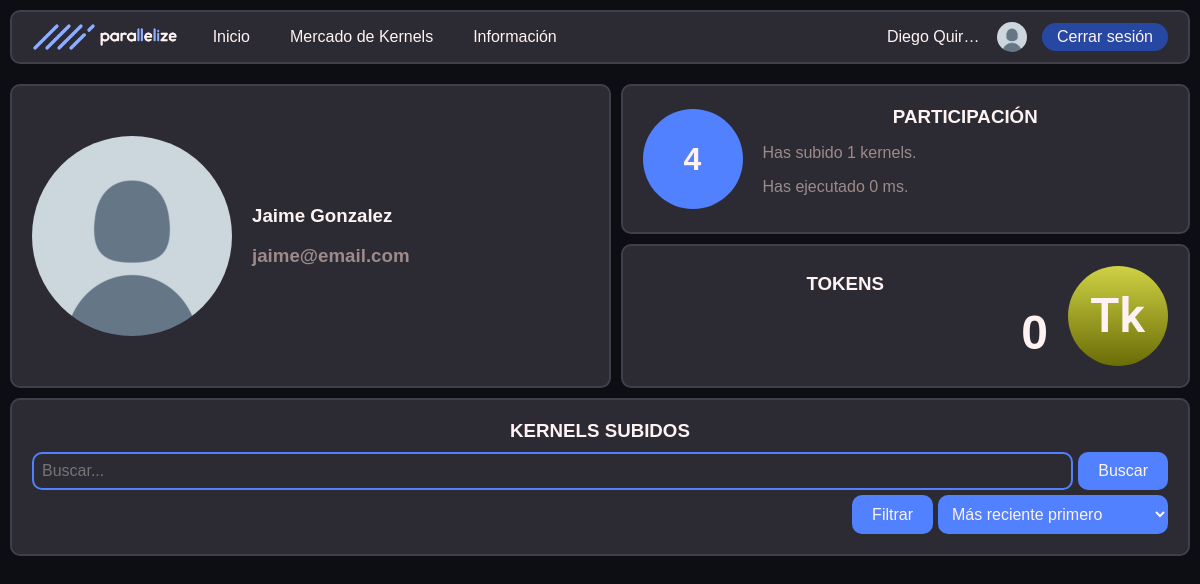
The app's page /profile_view.php?id=jaime@email.com (signed in) with its own data.
### tables this page shows
CREATE TABLE `users` (
  `user_email` varchar(60) NOT NULL,
  `user_password` varchar(60) NOT NULL,
  `millis_crunched` int(11) NOT NULL DEFAULT 0,
  `ranking` int(11) NOT NULL DEFAULT -1,
  `tokens` double NOT NULL DEFAULT 0,
  `last_active` date NOT NULL DEFAULT current_timestamp(),
  `blocked` tinyint(1) NOT NULL DEFAULT 0,
  `user_name` varchar(20) NOT NULL,
  `is_admin` tinyint(1) NOT NULL DEFAULT 0
);

### includes/src/dao/Usuario.php (called while the page is built, shortened)
<?php
class Usuario
{
    private $user_name;
    private $user_email;
    private $millis_crunched;
    private $tokens;
    public static function buscaUsuario($user_email)
    {
        $conn = Aplicacion::getInstance()->getConexionBd();
        $query = sprintf("SELECT * FROM users U WHERE U.user_email = '%s'", $conn->real_escape_string($user_email));
        $rs = $conn->query($query);
        if ($rs->num_rows == 0) {
            return false;
        } else {
            $fila = $rs->fetch_assoc();
            return new Usuario(
                $fila['user_name'], $fila['user_email'], $fila['user_password'],
                $fila['millis_crunched'], $fila['tokens'], $fila['last_active'], $fila['blocked'],
                $fila['is_admin']
            );
        }
    }
    public function __construct($user_name, $user_email, $user_password, $millis_crunched, $tokens, $last_active, $blocked, $is_admin)
    {
        $this->user_name = $user_name;
        $this->user_email = $user_email;
        $this->millis_crunched = $millis_crunched;
        $this->tokens = $tokens;
    }
    public function getName()
    {
        return $this->user_name;
    }
    public function getEmail()
    {
        return $this->user_email;
    }
    public function gettokens()
    {
        return $this->tokens;
    }
    public function getMsCrunched()
    {
        return $this->millis_crunched;
    }
    public function getKernelCount()
    {
        return sizeof(\parallelize_namespace\Kernel::buscaKernelDeUsuario($this));
    }
    public function getPicUrl()
    {
        return RUTA_IMGS . "/default_profile_pic.png";
    }
    public function getRanking()
    {
        $conn = Aplicacion::getInstance()->getConexionBd();
        $query = sprintf("SELECT * FROM user_ranking WHERE user_email = '%s'", $this->getEmail());
        $rs = $conn->query($query);
        $rank = $rs->fetch_all(MYSQLI_ASSOC);
        return $rank[0]["ranking"];
    }
}

### includes/src/dao/Kernel.php (called while the page is built, shortened)
<?php
class Kernel
{
    public static function buscaKernelDeUsuario(Usuario $user)
    {
        $conn = Aplicacion::getInstance()->getConexionBd();
        $query = sprintf("SELECT * FROM kernels K WHERE K.user_email = '%s'", $conn->real_escape_string($user->getEmail()));
        $rs = $conn->query($query);
        $raw_kernels = $rs->fetch_all(MYSQLI_ASSOC);
        $ret = [];
        foreach ($raw_kernels as $rk) {
            $ret[] = new Kernel(
                $rk['name'],
                $rk['user_email'],
                $rk['id'],
                $rk['js_code'],
                $rk['description'],
                $rk['total_reward'],
                $rk['reward_per_line'],
                $rk["iteration_count"],
                $rk['upload_time']
            );
        }
        return $ret;
    }
}

### profile_view.php (the view, shortened to what this page needs)
<?php
if (!isset($_GET['id']) ||
    ($user = Usuario::buscaUsuario($_GET['id'])) === false) {
    $profile_msg = ERROR_MSG;
}
else{
    $profile_msg = $_GET['id'];
}
?>
<!DOCTYPE html>
<html lang="es">
<head>
    <link rel="stylesheet" href="<?= RUTA_CSS ?>/global.css">
    <link rel="stylesheet" href="./<?= RUTA_CSS ?>/nav_bar.css">
    <link rel="stylesheet" href="./<?= RUTA_CSS ?>/user_nav_bar.css">
    <link rel="stylesheet" href="./<?= RUTA_CSS ?>/profile_view.css">
</head>
<body>
    <?php require_once("./includes/src/vistas/nav_bar.php") ?>
    <div class="main-container">
    <?php if(strcmp($profile_msg, ERROR_MSG) == 0): ?>
        <h1><?= $profile_msg ?></h1>
    <?php else: ?>
        <div class="sections-container">
            <div class="section section-h">
                <img class="circle-border" src="img/default_profile_pic.png" alt="Profile Photo" width="200" height="200">
                <div class="lateral-info">
                    <h3><?= $user->getName() ?></h3>
                    <h3 class="t-muted"><?= $user->getEmail() ?></h3>
                </div>
            </div>
            <div class="sections-container">
                <div class="section section-h">
                    <div class="ranking circle-border c-h-blue">
                        <?= $user->getRanking() ?>
                    </div>
                    <div class="lateral-info">
                        <h3 class="title">PARTICIPACIÓN</h3>
                        <p class="t-muted">Has subido
                            <?= $user->getKernelCount() ?> kernels.
                        </p>
                        <p class="t-muted">Has ejecutado
                            <?= $user->getMsCrunched() ?> ms.
                        </p>
                    </div>
                </div>
                <div class="section section-h">
                    <div class="lateral-info">
                        <h3 class="title">TOKENS</h3>
                        <div class="flex-between">
                            <h3 class="t-big no-margin">
                                <?= \parallelize_namespace\Usuario::buscaUsuario($_SESSION["user_email"])->gettokens() ?>
                            </h3>
                        </div>
                    </div>
                    <img src="<?= RUTA_SVG ?>/Token_i.svg" alt="" width="100" height="100">
                </div>
            </div>
            <div class="section">
                <h3 class="title">KERNELS SUBIDOS</h3>
                <form class="search-form" action="profile_view.php">
                    <div class="main-panel">
                        <input class="input-field" type="text" name="search" placeholder="Buscar...">
                        <button class="button c-h-blue" type="submit">Buscar</button>
                    </div>
                    <div class="option-panel">
                        <button class="button c-h-blue" >Filtrar</button>
                        <select class="select" name="orderby" id="orderby">
                            <optgroup label="Fecha">
                                <option value="more recent first">Más reciente primero</option>
                            </optgroup>
                        </select>
                    </div>
                </form>
            </div>
        </div>
    <?php endif; ?>
    </div>
</body>
</html>

### includes/src/vistas/nav_bar.php (shortened to what this page needs)
<div id="nav-bar-container">
    <div id="nav-bar">
        <div class="nav-bar-sec">
            <a href="index.php"><img src="<?= RUTA_IMGS ?>/logo-h-dMode.png" alt="" height="30"></a>
            <ul class="links-sec">
                <li><a href="index.php">Inicio</a></li>
                <li><a href="kernel_marketplace.php">Mercado de Kernels</a>
                </li>
                <li><a href="FAQ.php">Información</a>
                </li>
            </ul>
        </div>
        <?php if (isset($_SESSION["user_email"])): ?>
            <div class="nav-bar-sec">
                <p class="username no-margin">
                    <a href="user_dashboard.php">
                        <?= \parallelize_namespace\Usuario::buscaUsuario($_SESSION["user_email"])->getName(); ?>
                    </a>
                </p>
                <a href="user_dashboard.php">
                    <img class="circle-border" src="<?= \parallelize_namespace\Usuario::buscaUsuario($_SESSION["user_email"])->getPicUrl(); ?>" alt=""
                        width="30" height="30"/>
                </a>
                <button class="small-button c-h-b-blue" onclick="location.href='logout.php'">Cerrar
                    sesión</button>
            </div>
        <?php endif; ?>
    </div>
</div>

### css/global.css (style rules this page uses)
:root { --main: #8EADFF; --h-blue: #5181FF; --h-b-blue: #2648A2; --gris: #2C2B33; --h-gris: #403f4a; --bg: #0C0E14; --white: #FFF2F2; --m-white: #c1bbbb; --m-text: #9D8A8A; --l-gris: #4E4D5A; --red: #CE4B4B; --green: #51B940; }
body { font-family: Arial, Helvetica, sans-serif; background-color: var(--bg); margin: 0px; color: var(--white); font-weight: 500; min-height: 100vh; display: flex; flex-direction: column; }
.main-container { padding: 10px; flex: 1; }
a { text-decoration: none; color: var(--h-blue); word-break: break-word; }
.c-h-blue { background-color: var(--h-blue); }
.c-h-b-blue { background-color: var(--h-b-blue); }
.t-muted { color: var(--m-text); }
.t-big { font-size: 3rem; }
.no-margin { margin: 0px; }
.circle-border { border-radius: 50%; }
.flex-between { display: flex; justify-content: space-between; align-items: center; }
.small-button { font: inherit; padding: 5px 15px; border-radius: 15px; border: none; color: inherit; transition: filter 0.4s; cursor: pointer; }
.button { font: inherit; padding: 10px 20px; border-radius: 10px; border: none; color: inherit; transition: filter 0.4s; cursor: pointer; }
.input-field { font: inherit; padding: 8px; background-color: inherit; border: 2px solid var(--h-blue); border-radius: 10px; color: inherit; width: 100%; box-sizing: border-box; }
.select { font: inherit; padding: 10px; border-radius: 10px; color: inherit; background-color: var(--h-blue); border: none; }
.search-form { display: flex; flex-direction: column; gap: 5px; }
.search-form>.main-panel, .search-form>.option-panel { display: flex; justify-content: end; gap: 5px; }
.sections-container { display: flex; flex-wrap: wrap; gap: 10px; }
.sections-container .section { background-color: var(--gris); border-radius: 10px; padding: 20px; box-sizing: border-box; flex-grow: 1; border: 2px solid var(--h-gris); overflow: auto; }
.sections-container .section .title { margin: 0px 0px 10px 0px; text-align: center; }
.sections-container .section-h { display: flex; gap: 20px; align-items: center; }
.sections-container .section-h>.lateral-info { width: 100%; align-items: center; }

### css/nav_bar.css (style rules this page uses)
#nav-bar-container { position: sticky; top: 0px; padding: 10px; width: 100%; box-sizing: border-box; z-index: 100; }
#nav-bar { background-color: var(--gris); height: 54px; padding: 0px 20px; box-sizing: border-box; display: flex; align-items: center; justify-content: space-between; border-radius: 10px; width: 100%; border: 2px solid var(--h-gris); }
#nav-bar > .nav-bar-sec { display: flex; gap: 15px; align-items: center; }
#nav-bar ul { list-style-type: none; margin: 0; padding: 0; }
#nav-bar li { transition: all 0.3s; }
#nav-bar a { color: inherit; text-decoration: none; }
#nav-bar .links-sec a { padding: 16px 20px; display: block; }
#nav-bar a > img { display: block; }
#nav-bar .username { max-width: 95px; text-overflow: ellipsis; white-space: nowrap; overflow: hidden; }
#nav-bar > .nav-bar-sec > ul > li { display: inline-block; }
#nav-bar > .nav-bar-sec > ul { display: flex; align-items: center; }

### css/profile_view.css (style rules this page uses)
.sections-container > .section:first-child, .section:nth-child(2) { min-width: calc(50% - 5px); }
.ranking { width: 100px; height: 100px; font-size: 2em; font-weight: bold; flex-shrink: 0; display: flex; justify-content: center; align-items: center; }

### records on screen
users: user_name "Diego Quir…", millis_crunched "0"
users: user_name "Jaime Gonzalez", user_email "jaime@email.com", ranking "4", millis_crunched "0"

### other values on screen
$user->getKernelCount() "1"
